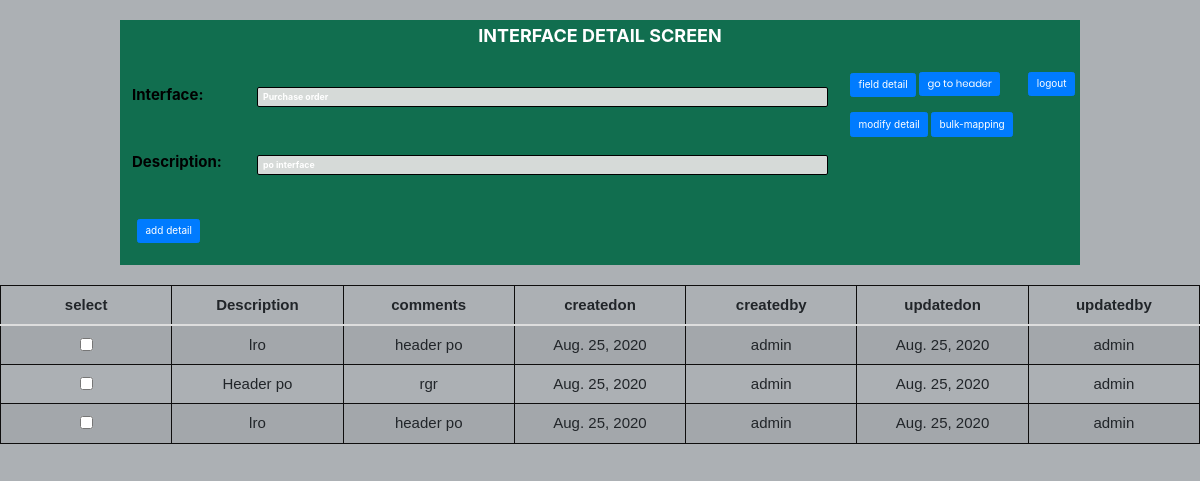
Screenshot of /interface_detail/8 (signed in) with the database file from the repository.
### app_1/models.py (models this page shows, shortened)
class Interface(models.Model):
    interface=models.CharField(max_length=50)
    description=models.CharField(max_length=100)
    publisher=models.CharField(max_length=50)
    publisher_schema=models.CharField(max_length=4,choices=publisher_schema_options)
    subscriber=models.CharField(max_length=50)
    subscriber_schema=models.CharField(max_length=4,choices=subscriber_schema_options)
    created_by=models.ForeignKey(User,on_delete=models.CASCADE)
    created_on=models.DateField(blank=True,null=True)
    updated_by=models.ForeignKey(User,blank=True,null=True,on_delete=models.CASCADE,related_name='updateby')
    updated_on=models.DateField(blank=True,null=True,)
    interface_type = models.ForeignKey(InterfaceType,on_delete=models.CASCADE)
    approve_by=models.ForeignKey(User,blank=True,null=True,on_delete=models.CASCADE,related_name='approveby')
    approve_on=models.DateField(auto_now=True,blank=True,null=True,)
    assignee = models.ForeignKey(User,on_delete=models.CASCADE,related_name='assign_to',blank=True,null=True,)
    assign_on = models.DateField(auto_now=True,blank=True,null=True,)

class InterfaceDetail(models.Model):
    interface=models.ForeignKey(Interface,on_delete=models.CASCADE,null=True)
    description=models.CharField(max_length=50)
    comments=models.CharField(max_length=50)
    created_by=models.ForeignKey(User,on_delete=models.CASCADE)
    created_on=models.DateField(blank=True,null=True)
    updated_by=models.ForeignKey(User,blank=True,null=True,on_delete=models.CASCADE,related_name='update_by')
    updated_on=models.DateField(blank=True,null=True,)

### app_1/views.py (the view)
# urls.py: path('interface_detail/<int:num>',views.interface_detail,name='interface_detail'),
@login_required(login_url='login')
def interface_detail(request,num):
    interfacedetail=InterfaceDetail.objects.filter(interface=num)
    interface = get_object_or_404(Interface,pk=num)
    if request.method=="GET":
        form=DetailForm()
        form.fields['interface'].initial = interface.interface
        form.fields['description'].initial = interface.description
        return render(request,'interface_detail.html',{'form':form,'interfacedetail':interfacedetail,'id':interface.id})

### app_1/forms.py
class DetailForm(forms.ModelForm):
    class Meta:
        model = Interface
        exclude = ('approve_on','approve_by','assignee','assign_on','interface_type','publisher','publisher_schema','subscriber','subscriber_schema','created_by','created_on' ,'updated_by','updated_on')
        widgets = {'interface': forms.TextInput(attrs={'readonly':'readonly','class':'form-control-sm col-sm-12','style':'border:1px solid black;color:white;font-weight:bold; background-color:rgb(214, 218, 216)'}),
        'description': forms.TextInput(attrs={'readonly':'readonly','class':'form-control-sm col-sm-12','style':'border:1px solid black; color:white;font-weight:bold; background-color:rgb(214, 218, 216)'}),}

### app_1/templates/interface_detail.html (shortened to what this page needs)
{% extends 'base.html' %}
{% load static %}
{% block content %}
<body style="background-color: rgb(172, 176, 180);" >
<div class="wrapper" style="background-color: rgb(17, 110, 79);">
  <header>
      <h1 class="title">Interface Detail Screen</h1>
  </header><br>
<div class="columns">
    <div class="column" style="border: none;">
      <form action="{% url 'detail' id %}">
        {% for field in form %}
        <div class="form-row">
          <div class="name" style="color: black;">{{field.label_tag}} </div>
          <div class="value">
              <div class="input-group">
                  {{field}}
              </div>
          </div>
        </div>
        {% endfor %}
        <button class="btn btn-primary"  type="submit" >add detail</button>
      </form>
  </div>
  <footer >
    <button class="btn btn-primary" id="fielddetail" >field detail</button>
    <a href="{% url 'home' %}"><button  type="button" class="btn btn-primary  ">
      go to header
    </button></a><br><br>
    <button class="btn btn-primary" id="detailmodify">modify detail</button>
    <button class="btn btn-primary" >Bulk-mapping</button>
  </footer>
  {% if user.is_authenticated %}
  <form action="{% url 'logoutuser' %}" >
    <button type="submit" class="btn btn-primary">
      Logout
    </button>
  </form>
  {% endif %}
</div>
</div>
<div class="row">
  <div class="col-md-12">
    <table class="table table-striped  table-hover" style="table-layout: fixed;">
      <thead>
        <tr>
          <th>select</th>
          <th>Description</th>
          <th>comments</th>
          <th>createdon</th>
          <th>createdby</th>
          <th>updatedon</th>
          <th>updatedby</th>
        </tr>
      </thead>
      <tbody>
        {% for i in interfacedetail %}
      <tr>
        <td ><input type="checkbox" id="int_{{i.id}}" name="cb" data="{{i.id}}" user="{{i.created_by}}"></td>
        <td>{{i.description}}</td>
        <td>{{i.comments}}</td>
        <td>{{i.created_on}}</td>
        <td>{{i.created_by}}</td>
        <td>{{i.updated_on}}</td>
        <td>{{i.updated_by}}</td>
      </tr>
      {% endfor %}
      </tbody>
    </table>
  </div>
</div>
</body>
{% endblock %}

### static/css/main.css (style rules this page uses)
* { margin: 0px; padding: 0px; box-sizing: border-box; }
body, html { height: 100%; font-family: Poppins-Regular, sans-serif; }
a { font-family: Poppins-Regular; font-size: 14px; line-height: 1.7; color: #666666; margin: 0px; transition: all 0.4s; -webkit-transition: all 0.4s; -o-transition: all 0.4s; -moz-transition: all 0.4s; }
h1,h2,h3,h4,h5,h6 { margin: 0px; }
input { outline: none; border: none; }
label { display: block; margin: 0; }
button { outline: none !important; border: none; background: transparent; }

### static/css1/main.css (style rules this page uses)
.row { display: -webkit-box; display: -webkit-flex; display: -moz-box; display: -ms-flexbox; display: flex; -webkit-flex-wrap: wrap; -ms-flex-wrap: wrap; flex-wrap: wrap; }
.form-row { display: -webkit-box; display: -webkit-flex; display: -moz-box; display: -ms-flexbox; display: flex; -webkit-flex-wrap: wrap; -ms-flex-wrap: wrap; flex-wrap: wrap; -webkit-box-align: center; -webkit-align-items: center; -moz-box-align: center; -ms-flex-align: center; align-items: center; margin-bottom: 40px; }
.form-row .name { width: 125px; color: #555; font-size: 15px; font-weight: 700; }
.form-row .value { width: -webkit-calc(100% - 125px); width: -moz-calc(100% - 125px); width: calc(100% - 125px); }
html { -webkit-box-sizing: border-box; -moz-box-sizing: border-box; box-sizing: border-box; }
* { padding: 0; margin: 0; }
*, *:before, *:after { -webkit-box-sizing: inherit; -moz-box-sizing: inherit; box-sizing: inherit; }
body, h1, h2, h3, h4, h5, h6, blockquote, p, pre, dl, dd, ol, ul, figure, hr, fieldset, legend { margin: 0; padding: 0; }
table { border-collapse: collapse; border-spacing: 0; }
button { outline: none; background: none; border: none; }
body { font-family: "Open Sans", "Arial", "Helvetica Neue", sans-serif; font-weight: 400; font-size: 14px; }
h1, h2, h3, h4, h5, h6 { font-weight: 400; }
h1 { font-size: 36px; }
.wrapper { margin: 0 auto; }
.btn { display: inline-block; line-height: 50px; padding: 0 50px; -webkit-transition: all 0.4s ease; -o-transition: all 0.4s ease; -moz-transition: all 0.4s ease; transition: all 0.4s ease; cursor: pointer; font-size: 15px; text-transform: lowercase; font-weight: 700; color: #fff; font-family: inherit; }
.title { font-size: 18px; text-transform: uppercase; font-weight: 650; text-align: center; color:white; }
* { box-sizing: border-box; }
body { font-family: "Open Sans", sans-serif; color: #666; }
.wrapper { padding: 5px; max-width: 960px; width: 95%; margin: 20px auto; }
header { padding: 0 15px; }
.columns { display: flex; flex-flow: row wrap; justify-content: center; margin: 5px 0; }
.column { flex: 1; border:1px solid gray; margin: 2px; padding: 10px; }
footer { padding: 0 15px; }

### app_1/templates/base.html (style rules this page uses)
table, th, td { border: 1px solid rgb(14, 13, 13); border-collapse: collapse; }
th, td { padding: 1px; text-align: center; font-size: 15px; font-family:sans-serif; }

### rows the page displays
Interface: form "Purchase order" "po interface"
InterfaceDetail: description "lro", comments "header po", created_on "Aug. 25, 2020", created_by "admin", updated_on "Aug. 25, 2020", updated_by "admin"
InterfaceDetail: description "Header po", comments "rgr", created_on "Aug. 25, 2020", created_by "admin", updated_on "Aug. 25, 2020", updated_by "admin"
InterfaceDetail: description "lro", comments "header po", created_on "Aug. 25, 2020", created_by "admin", updated_on "Aug. 25, 2020", updated_by "admin"

### other values shown
{{ field.label_tag }} "Interface:" "Description:"
